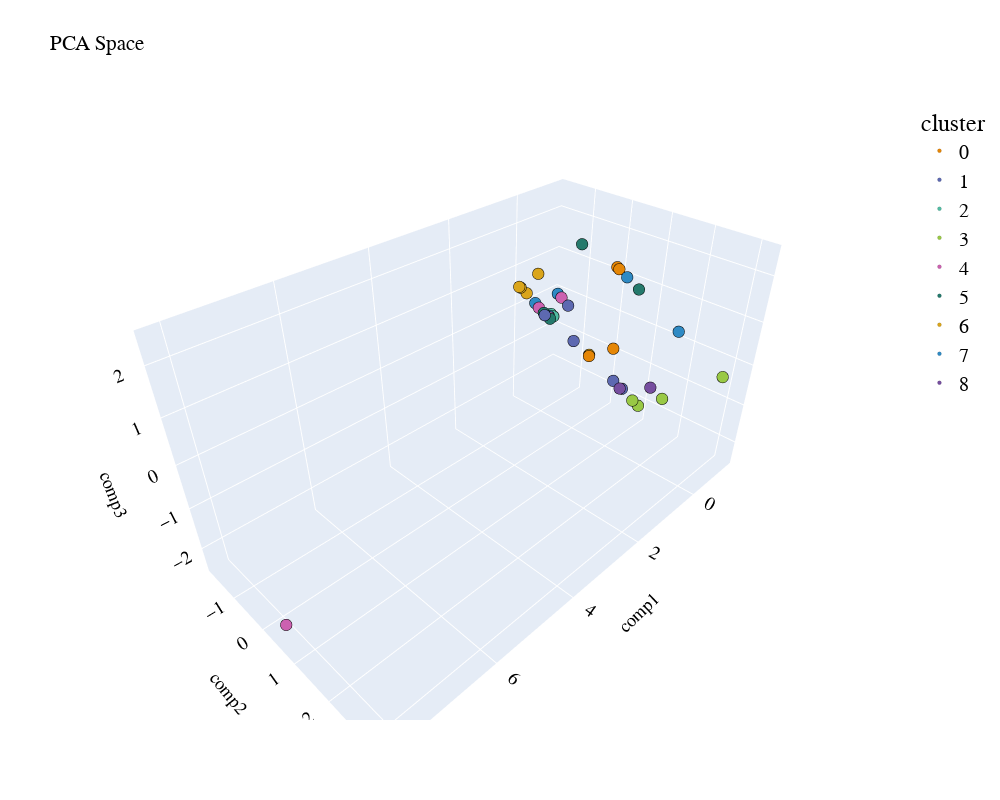

The cell this chart's notebook holds for it:
### Code cell
import prince
import plotly.express as px

def get_pca_2d(df, predict):

    pca_2d_object = prince.PCA(
    n_components=2,
    n_iter=3,
    rescale_with_mean=True,
    rescale_with_std=True,
    copy=True,
    check_input=True,
    engine='sklearn',
    random_state=42
    )

    pca_2d_object.fit(df)

    df_pca_2d = pca_2d_object.transform(df)
    df_pca_2d.columns = ["comp1", "comp2"]
    df_pca_2d["cluster"] = predict

    return pca_2d_object, df_pca_2d



def get_pca_3d(df, predict):

    pca_3d_object = prince.PCA(
    n_components=3,
    n_iter=3,
    rescale_with_mean=True,
    rescale_with_std=True,
    copy=True,
    check_input=True,
    engine='sklearn',
    random_state=42
    )

    pca_3d_object.fit(df)

    df_pca_3d = pca_3d_object.transform(df)
    df_pca_3d.columns = ["comp1", "comp2", "comp3"]
    df_pca_3d["cluster"] = predict

    return pca_3d_object, df_pca_3d



def plot_pca_3d(df, title = "PCA Space", opacity=0.8, width_line = 0.1):

    df = df.astype({"cluster": "object"})
    df = df.sort_values("cluster")

    columns = df.columns[0:3].tolist()

    fig = px.scatter_3d(df, 
                        x=columns[0], 
                        y=columns[1], 
                        z=columns[2],
                        color='cluster',
                        template="plotly",
                        
                        # symbol = "cluster",
                        
                        color_discrete_sequence=px.colors.qualitative.Vivid,
                        title=title).update_traces(
                            # mode = 'markers',
                            marker={
                                "size": 4,
                                "opacity": opacity,
                                # "symbol" : "diamond",
                                "line": {
                                    "width": width_line,
                                    "color": "black",
                                }
                            }
                        ).update_layout(
                                width = 1000, 
                                height = 800, 
                                autosize = False, 
                                showlegend = True,
                                legend=dict(title_font_family="Times New Roman",
                                            font=dict(size= 20)),
                                scene = dict(xaxis=dict(title = 'comp1', titlefont_color = 'black'),
                                            yaxis=dict(title = 'comp2', titlefont_color = 'black'),
                                            zaxis=dict(title = 'comp3', titlefont_color = 'black')),
                                font = dict(family = "Gilroy", color  = 'black', size = 15))
                      
    
    fig.show()


def plot_pca_2d(df, title = "PCA Space", opacity=0.8, width_line = 0.1):

    df = df.astype({"cluster": "object"})
    df = df.sort_values("cluster")

    columns = df.columns[0:3].tolist()


    fig = px.scatter(df, 
                        x=columns[0], 
                        y=columns[1],
                        color='cluster',
                        template="plotly",
                        # symbol = "cluster",
                        
                        color_discrete_sequence=px.colors.qualitative.Vivid,
                        title=title).update_traces(
                            # mode = 'markers',
                            marker={
                                "size": 8,
                                "opacity": opacity,
                                # "symbol" : "diamond",
                                "line": {
                                    "width": width_line,
                                    "color": "black",
                                }
                            }
                        ).update_layout(
                                width = 800, 
                                height = 700, 
                                autosize = False, 
                                showlegend = True,
                                legend=dict(title_font_family="Times New Roman",
                                            font=dict(size= 20)),
                                scene = dict(xaxis=dict(title = 'comp1', titlefont_color = 'black'),
                                            yaxis=dict(title = 'comp2', titlefont_color = 'black'),
                                            ),
                                font = dict(family = "Gilroy", color  = 'black', size = 15))
                        
        
    fig.show()
    
    
# PCA 3D

pca_3d_object, df_pca_3d = get_pca_3d(data_no_outliers, clusters_predict)
plot_pca_3d(df_pca_3d, title = "PCA Space", opacity=1, width_line = 0.1)
print("The variability is :", pca_3d_object.eigenvalues_summary)

### Figure 1 — Plotly figure (JSON) as saved in the notebook; plotly's stock layout.template omitted (floating-point values rounded to 4 significant figures)
{"data": [{"hovertemplate": "cluster=0<br>comp1=%{x}<br>comp2=%{y}<br>comp3=%{z}<extra></extra>", "legendgroup": "0", "marker": {"color": "rgb(229, 134, 6)", "line": {"color": "black", "width": 0.1}, "opacity": 1, "size": 4, "symbol": "circle"}, "mode": "markers", "name": "0", "scene": "scene", "showlegend": true, "type": "scatter3d", "x": [-0.2412, -0.7877, 0.2655, 0.2591], "y": [0.7765, -0.2597, 1.013, 1.059], "z": [-0.1693, -1.033, 1.985, 1.956]}, {"hovertemplate": "cluster=1<br>comp1=%{x}<br>comp2=%{y}<br>comp3=%{z}<extra></extra>", "legendgroup": "1", "marker": {"color": "rgb(93, 105, 177)", "line": {"color": "black", "width": 0.1}, "opacity": 1, "size": 4, "symbol": "circle"}, "mode": "markers", "name": "1", "scene": "scene", "showlegend": true, "type": "scatter3d", "x": [-1.15, -0.9777, 0.6468, -0.4743, 0.1066], "y": [0.5241, 0.3697, 0.1555, -0.5066, -0.927], "z": [-1.764, -1.53, 0.974, -0.5964, 0.1405]}, {"hovertemplate": "cluster=2<br>comp1=%{x}<br>comp2=%{y}<br>comp3=%{z}<extra></extra>", "legendgroup": "2", "marker": {"color": "rgb(82, 188, 163)", "line": {"color": "black", "width": 0.1}, "opacity": 1, "size": 4, "symbol": "circle"}, "mode": "markers", "name": "2", "scene": "scene", "showlegend": true, "type": "scatter3d", "x": [-0.7158, -0.7479, -0.7229], "y": [-1.361, -1.382, -1.44], "z": [-0.3662, -0.3838, -0.331]}, {"hovertemplate": "cluster=3<br>comp1=%{x}<br>comp2=%{y}<br>comp3=%{z}<extra></extra>", "legendgroup": "3", "marker": {"color": "rgb(153, 201, 69)", "line": {"color": "black", "width": 0.1}, "opacity": 1, "size": 4, "symbol": "circle"}, "mode": "markers", "name": "3", "scene": "scene", "showlegend": true, "type": "scatter3d", "x": [-1.111, -1.213, -0.5536, -0.5708], "y": [0.8778, 0.9867, 3.233, 1.96], "z": [-1.914, -2.062, 0.07023, -1.08]}, {"hovertemplate": "cluster=4<br>comp1=%{x}<br>comp2=%{y}<br>comp3=%{z}<extra></extra>", "legendgroup": "4", "marker": {"color": "rgb(204, 97, 176)", "line": {"color": "black", "width": 0.1}, "opacity": 1, "size": 4, "symbol": "circle"}, "mode": "markers", "name": "4", "scene": "scene", "showlegend": true, "type": "scatter3d", "x": [8.117, 0.546, 0.005779, -0.1847], "y": [0.3213, -0.116, -1.198, -1.032], "z": [-2.445, 1.026, 0.1922, -0.06417]}, {"hovertemplate": "cluster=5<br>comp1=%{x}<br>comp2=%{y}<br>comp3=%{z}<extra></extra>", "legendgroup": "5", "marker": {"color": "rgb(36, 121, 108)", "line": {"color": "black", "width": 0.1}, "opacity": 1, "size": 4, "symbol": "circle"}, "mode": "markers", "name": "5", "scene": "scene", "showlegend": true, "type": "scatter3d", "x": [0.7947, -0.01321, -0.1141, 0.1959], "y": [0.5152, -1.06, -0.9519, 1.522], "z": [2.469, 0.1029, -0.04325, 1.658]}, {"hovertemplate": "cluster=6<br>comp1=%{x}<br>comp2=%{y}<br>comp3=%{z}<extra></extra>", "legendgroup": "6", "marker": {"color": "rgb(218, 165, 27)", "line": {"color": "black", "width": 0.1}, "opacity": 1, "size": 4, "symbol": "circle"}, "mode": "markers", "name": "6", "scene": "scene", "showlegend": true, "type": "scatter3d", "x": [0.08172, -0.000204, -0.9401, -0.09608, 0.7089], "y": [-1.754, -1.785, -0.3712, -1.68, -0.6435], "z": [0.5493, 0.4924, -1.11, 0.3524, 1.446]}, {"hovertemplate": "cluster=7<br>comp1=%{x}<br>comp2=%{y}<br>comp3=%{z}<extra></extra>", "legendgroup": "7", "marker": {"color": "rgb(47, 138, 196)", "line": {"color": "black", "width": 0.1}, "opacity": 1, "size": 4, "symbol": "circle"}, "mode": "markers", "name": "7", "scene": "scene", "showlegend": true, "type": "scatter3d", "x": [-0.05716, -0.2844, 0.2338, -0.2821, 0.5586], "y": [-1.368, -1.136, 1.244, 2.255, -0.2085], "z": [0.2246, -0.09897, 1.837, 0.8218, 1.085]}, {"hovertemplate": "cluster=8<br>comp1=%{x}<br>comp2=%{y}<br>comp3=%{z}<extra></extra>", "legendgroup": "8", "marker": {"color": "rgb(118, 78, 159)", "line": {"color": "black", "width": 0.1}, "opacity": 1, "size": 4, "symbol": "circle"}, "mode": "markers", "name": "8", "scene": "scene", "showlegend": true, "type": "scatter3d", "x": [-0.3741, -0.908], "y": [1.748, 0.6193], "z": [-0.7942, -1.598]}], "layout": {"autosize": false, "font": {"color": "black", "family": "Gilroy", "size": 15}, "height": 800, "legend": {"font": {"size": 20}, "title": {"font": {"family": "Times New Roman"}, "text": "cluster"}, "tracegroupgap": 0}, "scene": {"domain": {"x": [0, 1], "y": [0, 1]}, "xaxis": {"title": {"font": {"color": "black"}, "text": "comp1"}}, "yaxis": {"title": {"font": {"color": "black"}, "text": "comp2"}}, "zaxis": {"title": {"font": {"color": "black"}, "text": "comp3"}}}, "showlegend": true, "title": {"text": "PCA Space"}, "width": 1000}}
